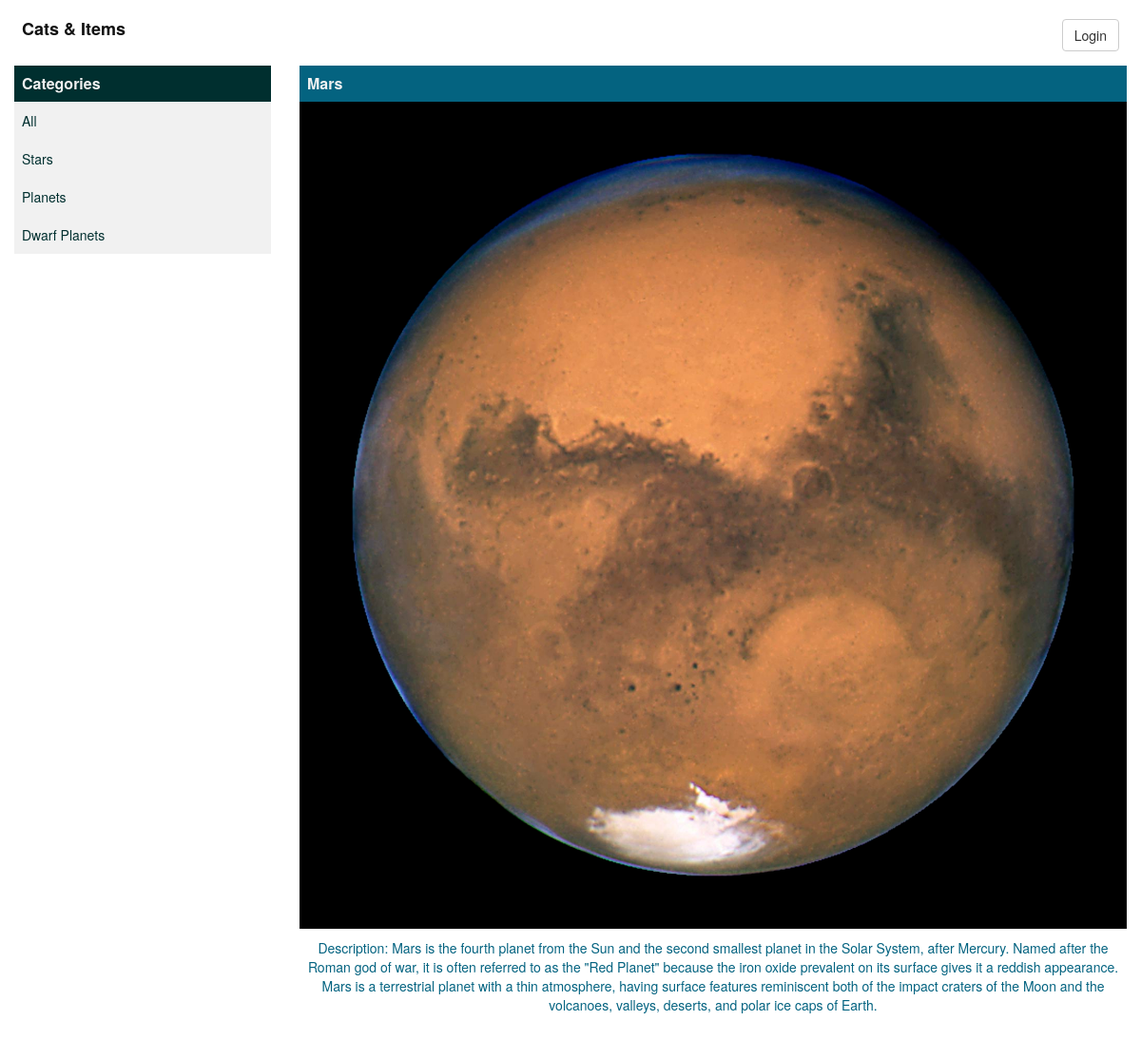
/item/Mars/5, run on the app's committed database.
### database_setup.py (models this page shows, shortened)
class Category(Base):
    __tablename__ = 'categories'
    id = Column(
        'id', Integer,
        nullable=False,
        primary_key=True)
    name = Column(
        'name', String,
        nullable=False)

class Item(Base):
    __tablename__ = 'items'
    id = Column(
        'id', Integer,
        nullable=False,
        primary_key=True)
    name = Column(
        'name', String,
        nullable=False)
    description = Column(
        'description', String)
    category = Column(
        'category',
        ForeignKey('categories.id'),
        nullable=False)
    image = Column(
        'image',
        String)
    categories = relationship(Category)

### application.py (the view)
@app.route("/item/<item_name>/<int:item_id>")
def item(item_name, item_id):
    context = generate_context(
        item_id=item_id)
    return render_template(
        'item_details.html',
        categories=context['categories'],
        title="Item - " + item_name,
        item=context['items'])

### application.py (called while the page is built)
def generate_context(item_id=None, category_id=None):
    context = dict()
    context['categories'] = crud.get_all_categories()
    if item_id is not None:
        context['items'] = crud.get_item_by_id(item_id)
    elif category_id is not None:
        context['items'] = crud.get_items_by_category(category_id)
    else:
        context['items'] = crud.get_all_items()
    return context

### crud.py (called while the page is built)
def get_all_entries(type):
    entries = session.query(type).all()
    return entries

def get_all_categories():
    entries = get_all_entries(Category)
    return entries

def get_item_by_id(item_id):
    entry = session.query(Item).filter_by(id=item_id).one()
    return entry

### templates/item_details.html (shortened to what this page needs)
<!DOCTYPE html>
{% extends "main_cat_item_list.html" %}
{% block items %}
<h2 class="item-head">{{ item.name }}
</h2>
{% if item.image %}
<div class="item-image">
    <img class="img-responsive img" src="{{ url_for('static', filename="uploads/images/%s" % item.image) }}" alt="{{ item.name}}">
</div>
{% endif %}
<div class="item-description">
    Description: {{ item.description }}
</div>
{% endblock %}

### templates/main_cat_item_list.html
<!DOCTYPE html>
{% extends "index.html" %}
{% block main_area %}
<div class="row">
    <div class="col-sm-3 categories">
        <h2 class="cat-head">Categories</h2>
        <ul class="cat-menu">
            <li class="cat-entry">
                <a href="{{ url_for('index') }}">All</a>
            </li>
            {% for category in categories %}
            <li class="cat-entry">
                <a href="{{ url_for('category', category_name=category.name, category_id=category.id)  }}">{{ category.name }}</a>
            </li>
            {% endfor %}
        </ul>
    </div >
    <div class="col-sm-9">
        <div class="items">
            {% block items %}
            {% endblock %}
        </div>
    </div>
</div>
{% endblock %}

### static/css/style.css (style rules this page uses)
.cat-head, .items-head, .item-head, .login-head { font-size: 16px; font-weight: bold; padding: 10px 0 10px 8px; margin: 15px 0 0 0; color: #F1F1F1; }
.cat-head, .login-head { background-color: #002F2F; }
.items-head, .item-head { background-color: #046380; }
ul { list-style-type: none; padding: 0; margin: 0; width: 100%; }
li a { text-decoration: none; display: block; height: 40px; padding: 10px 0 10px 8px; }
li { white-space: nowrap; overflow: hidden; }
li.cat-entry a { color: #002F2F; background-color: #F1F1F1; }
.item-description, .no-items { padding: 10px 8px 10px; margin-bottom: 10px; color: #046380; text-align: center; }
.img { margin: 0 auto; }
.items { padding-bottom: 10px; }

### data on the page
Category: name "Stars"
Category: name "Planets"
Category: name "Dwarf Planets"
Item: name "Mars", image (picture), description "Mars is the fourth planet from the Sun and the second smallest planet in the Solar System, after Mercury. Named after the Roman god of war, it is often referred to as the \"Red Planet\" because the iron oxide prevalent on its surface gives it a reddish appearance. Mars is a terrestrial planet with a thin atmosphere, having surface features reminiscent both of the impact craters of the Moon and the volcanoes, valleys, deserts, and polar ice caps of Earth."
